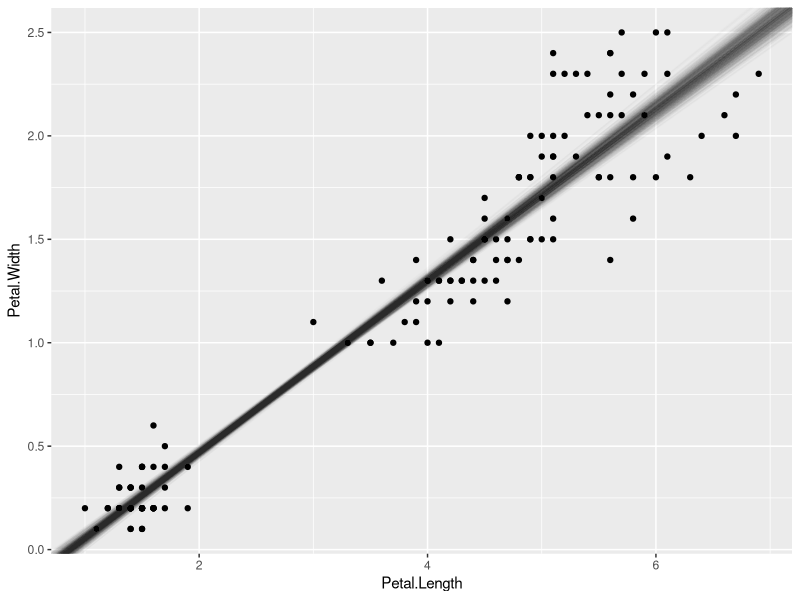

Generate this figure with R:
# 
# 
# This file contains a bootstrap example based on functions. It comes with 
#   the slides used in the R workshop (26/01/2016).
# 

# Take a formula and data and return the square root of coefficients
fit_coeffs <- function(data, formula) { 
  
  # We fit the model 
  model_fit <- lm(formula, data)
  
  return( coefficients(model_fit) )
}

# Do the same with bootstrapping: this represents one job that is repeated
#   to compute the output distribution.
sample_and_fit <- function(sample_number, fit_function, data, formula) { 
  
  # Sample data: we create a new data frame with random rows taken with 
  #   replacement in the original one.
  data.boot <- data[sample.int(nrow(data), size = nrow(data), replace = TRUE), ]
  
  # Return results
  return( c(sample_number, fit_function(data.boot, formula)) )
  
}

# This function applies a function many times and return a list of results.
gen_boot_distribution <- function(replicates, data, formula) { 
  
  result_list <- lapply(as.list(seq.int(replicates)), 
                        sample_and_fit, fit_coeffs, data, formula)
  
  return( result_list )
}

# Function that combines results
combine_results <- function(result_list) { 
  # Using do.call() is equivalent to writing the following: 
  #   rbind(result_list[[1]], result_list[[2]], ..., result_list[[n]])
  result_matrix <- do.call(rbind, result_list) 
  colnames(result_matrix) <- c('boot_number', 'alpha', 'beta')
  
  return( result_matrix )
}



# 
# Execution starts here
# 
results_raw <- gen_boot_distribution(replicates = 1000, 
                                     data = iris, 
                                     formula = Petal.Width ~ Petal.Length)

bootstrap_results <- combine_results(results_raw)

summary(bootstrap_results)

# Plot results
library(ggplot2)
ggplot() + 
  geom_point(aes(Petal.Length, Petal.Width), data = iris) + 
  geom_abline(aes(intercept = alpha, slope = beta), 
              data = as.data.frame(bootstrap_results), 
              alpha = .01)



